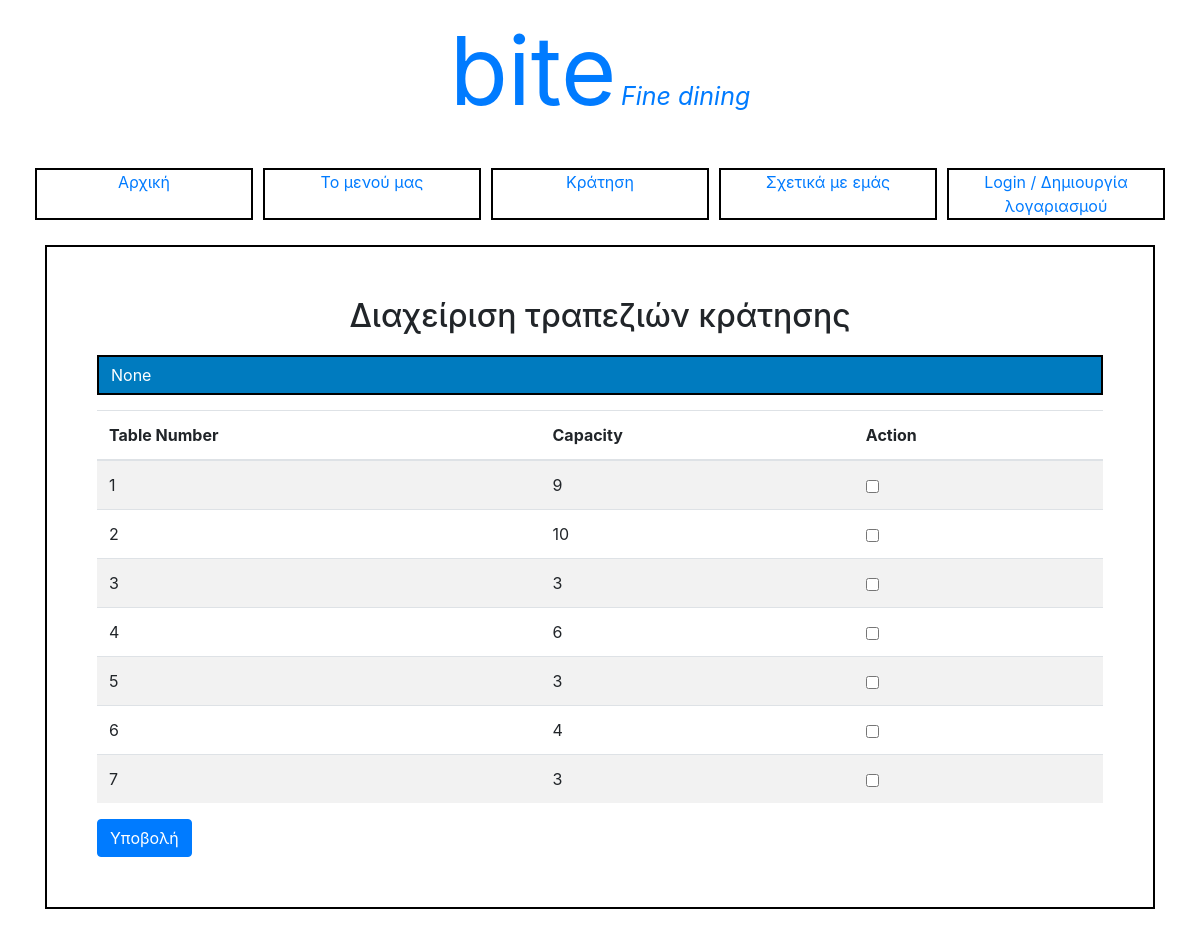
/reservation_tables/27, run on the app's committed database.
### tables this page shows
CREATE TABLE res_table (Table_ID INTEGER PRIMARY KEY AUTOINCREMENT, Capacity INTEGER NOT NULL);

### restaurant.py (the view)
@app.route('/reservation_tables/<reservation_id>', defaults={'message': None})
@app.route('/reservation_tables/<reservation_id>/<message>')
def reservation_tables(reservation_id,message=''):
	form=reservationTablesForm()
	form.reservation_id.value=reservation_id
	if session.get('user_role') and session.get('user_role')=='01':
		return render_template('home.html')
	else:
		con = sqlite3.connect("restaurant.db")
		con.row_factory = sqlite3.Row
		cursor=con.cursor()
		cursor.execute("""SELECT Table_ID,Capacity,'' AS checked FROM (
							SELECT * FROM res_table
							WHERE Table_ID NOT IN (SELECT RT.Table_ID
												FROM reservation R
												INNER JOIN reservation_table RT ON R.Reservation_ID = RT.Reservation_ID
												WHERE r.Date=(SELECT r1.date FROM reservation r1 WHERE r1.Reservation_ID= ?)
												AND r.status!=3
												AND r.Start_time =(SELECT r1.Start_time FROM reservation r1 WHERE r1.Reservation_ID=?)
												)
												) TABLES ORDER BY Table_ID""",(reservation_id,reservation_id))
		availableTables=cursor.fetchall()
		cursor.execute("""SELECT Table_ID,Capacity,'checked' AS checked FROM res_table
						WHERE Table_ID IN (SELECT RT.Table_ID FROM reservation_table RT WHERE RT.Reservation_ID =?)""" ,(reservation_id,))
		ReservationTables=cursor.fetchall()
		data=availableTables +ReservationTables
		data.sort(key=mySort)
		con.close()
	return render_template('reservation_tables.html', data=data, form=form, message=message)

### restaurant.py
class reservationTablesForm(Form):
	tables = BooleanField('tables', validators=[ validators.required('Απαιτείται τουλάχιστον ένα τραπέζι')])
	reservation_id = TextField ('reservation_id')

### restaurant.py (called while the page is built)
def mySort(e):
	return e['Table_ID']

### templates/reservation_tables.html (shortened to what this page needs)
<!DOCTYPE html>
<html>
  <body>
    {% extends "layout.html" %} {% block content %}
    <div class="container page">
      <div class="Login">
        <h2>Διαχείριση τραπεζιών κράτησης</h2>
      </div>
      <form method="post" action="/reservation_tables">
      <div class="message">
        {{ message }}
      </div>
      <table class="table table-striped">
        <thead>
          <tr>
            <th scope="col">Table Number</th>
            <th scope="col">Capacity</th>
            <th scope="col">Action</th>
          </tr>
        </thead>
        <tbody>
          {% if data %}
            {% for record in data %}
                <tr>
                    <td>{{ record.Table_ID }}</td>
                    <td>{{ record.Capacity }}</td>
                    <td><input type='checkbox' name='tables' class='btn btn-secondary btn-sm' value='{{ record.Table_ID }}' {{record.checked}}></td>
                </tr>
            {% endfor %}
          {% endif %}
        </tbody>
      </table>
      <div>
        <button type="submit" class="btn btn-primary">Υποβολή</button> <br>
    </div>
</form>
    </div>
    {% endblock %}

### static/css/styles.css (style rules this page uses)
body { background: url("../images/background.jpg") no-repeat center; }
h2 { margin-bottom: 20px !important; text-align: center; }
.page { background: white; border: 2px solid black; padding: 50px !important; }
.message { background: #007BBF; color: white; padding: 6px 12px; border: 2px solid black; margin-bottom: 15px; }

### data on the page
res_table: Table_ID "1", Capacity "9"
res_table: Table_ID "2", Capacity "10"
res_table: Table_ID "3", Capacity "3"
res_table: Table_ID "4", Capacity "6"
res_table: Table_ID "5", Capacity "3"
res_table: Table_ID "6", Capacity "4"
res_table: Table_ID "7", Capacity "3"

### other printed values
{{ message }} "None"
